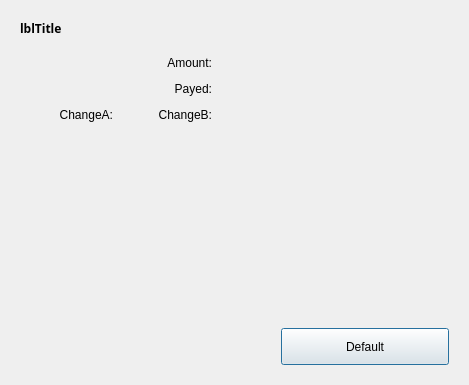
<?xml version="1.0" encoding="UTF-8"?>
<!-- edited with XMLSPY v5 rel. 4 U (http://www.xmlspy.com) by mfr (CS Systems D'information) -->
<ui version="4.0">
	<class>Dialog</class>
	<widget class="QDialog" name="Dialog">
		<property name="geometry">
			<rect>
				<x>0</x>
				<y>0</y>
				<width>469</width>
				<height>385</height>
			</rect>
		</property>
		<property name="windowTitle">
			<string>Dialog</string>
		</property>
		<property name="autoFillBackground">
			<bool>false</bool>
		</property>
		<layout class="QVBoxLayout" name="verticalLayout_2">
			<item>
				<widget class="QFrame" name="frContainer">
					<property name="frameShape">
						<enum>QFrame::NoFrame</enum>
					</property>
					<property name="frameShadow">
						<enum>QFrame::Raised</enum>
					</property>
					<layout class="QVBoxLayout" name="verticalLayout">
						<item>
							<layout class="QHBoxLayout" name="DialogTitle">
								<property name="bottomMargin">
									<number>5</number>
								</property>
								<item>
									<widget class="QLabel" name="lblTitle">
										<property name="sizePolicy">
											<sizepolicy hsizetype="Preferred" vsizetype="Preferred">
												<horstretch>0</horstretch>
												<verstretch>0</verstretch>
											</sizepolicy>
										</property>
										<property name="maximumSize">
											<size>
												<width>16777215</width>
												<height>45</height>
											</size>
										</property>
										<property name="font">
											<font>
												<family>Century Gothic</family>
												<weight>75</weight>
												<bold>true</bold>
											</font>
										</property>
										<property name="text">
											<string>lblTitle</string>
										</property>
										<property name="wordWrap">
											<bool>true</bool>
										</property>
									</widget>
								</item>
							</layout>
						</item>
						<item>
							<layout class="QHBoxLayout" name="horizontalLayout_2">
								<property name="topMargin">
									<number>5</number>
								</property>
								<item>
									<layout class="QGridLayout" name="gridLayout">
										<item row="0" column="0">
											<widget class="QLabel" name="lblAmountTitle">
												<property name="sizePolicy">
													<sizepolicy hsizetype="Expanding" vsizetype="Preferred">
														<horstretch>1</horstretch>
														<verstretch>0</verstretch>
													</sizepolicy>
												</property>
												<property name="text">
													<string>Amount:</string>
												</property>
												<property name="alignment">
													<set>Qt::AlignRight|Qt::AlignTrailing|Qt::AlignVCenter</set>
												</property>
												<property name="wordWrap">
													<bool>true</bool>
												</property>
											</widget>
										</item>
										<item row="0" column="1">
											<widget class="QFrame" name="txtAmountValue">
											<property name="sizePolicy">
												<sizepolicy hsizetype="Preferred" vsizetype="Preferred">
													<horstretch>1</horstretch>
													<verstretch>0</verstretch>
												</sizepolicy>
											</property>
											<property name="minimumSize">
												<size>
													<width>0</width>
													<height>20</height>
												</size>
											</property>
											<property name="frameShape">
												<enum>QFrame::NoFrame</enum>
											</property>
											<property name="frameShadow">
												<enum>QFrame::Raised</enum>
											</property>
										</widget>
										</item>
										<item row="1" column="0">
											<widget class="QLabel" name="lblPayedTitle">
												<property name="sizePolicy">
													<sizepolicy hsizetype="Preferred" vsizetype="Preferred">
														<horstretch>1</horstretch>
														<verstretch>0</verstretch>
													</sizepolicy>
												</property>
												<property name="text">
													<string>Payed:</string>
												</property>
												<property name="alignment">
													<set>Qt::AlignRight|Qt::AlignTrailing|Qt::AlignVCenter</set>
												</property>
												<property name="wordWrap">
													<bool>true</bool>
												</property>
											</widget>
										</item>
										<item row="1" column="1">
											<widget class="QFrame" name="txtPayedValue">
												<property name="sizePolicy">
													<sizepolicy hsizetype="Preferred" vsizetype="Preferred">
														<horstretch>1</horstretch>
														<verstretch>0</verstretch>
													</sizepolicy>
												</property>
												<property name="minimumSize">
													<size>
														<width>0</width>
														<height>20</height>
													</size>
												</property>
												<property name="frameShape">
													<enum>QFrame::NoFrame</enum>
												</property>
												<property name="frameShadow">
													<enum>QFrame::Raised</enum>
												</property>
											</widget>
										</item>
										<item row="2" column="0">
											<layout class="QHBoxLayout" name="horizontalLayout">
												<item>
													<widget class="QLabel" name="lblChangeTitleA">
														<property name="text">
															<string>ChangeA:</string>
														</property>
														<property name="alignment">
															<set>Qt::AlignRight|Qt::AlignTrailing|Qt::AlignVCenter</set>
														</property>
														<property name="wordWrap">
															<bool>true</bool>
														</property>
													</widget>
												</item>
												<item>
													<widget class="QLabel" name="lblChangeTitleB">
														<property name="text">
															<string>ChangeB:</string>
														</property>
														<property name="alignment">
															<set>Qt::AlignRight|Qt::AlignTrailing|Qt::AlignVCenter</set>
														</property>
														<property name="wordWrap">
															<bool>true</bool>
														</property>
													</widget>
												</item>
											</layout>
										</item>
										<item row="2" column="1">
											<widget class="QFrame" name="txtChangeValue">
												<property name="minimumSize">
													<size>
														<width>0</width>
														<height>20</height>
													</size>
												</property>
												<property name="frameShape">
													<enum>QFrame::NoFrame</enum>
												</property>
												<property name="frameShadow">
													<enum>QFrame::Raised</enum>
												</property>
											</widget>
										</item>
									</layout>
								</item>
								<item>
									<spacer name="ContentRightSpacer">
										<property name="orientation">
											<enum>Qt::Horizontal</enum>
										</property>
										<property name="sizeType">
											<enum>QSizePolicy::Fixed</enum>
										</property>
										<property name="sizeHint" stdset="0">
											<size>
												<width>40</width>
												<height>20</height>
											</size>
										</property>
									</spacer>
								</item>
							</layout>
						</item>
						<item>
							<spacer name="ContentBottomSpacer">
								<property name="orientation">
									<enum>Qt::Vertical</enum>
								</property>
								<property name="sizeHint" stdset="0">
									<size>
										<width>20</width>
										<height>43</height>
									</size>
								</property>
							</spacer>
						</item>
						<item>
							<layout class="QHBoxLayout" name="DialogButtons">
								<property name="topMargin">
									<number>5</number>
								</property>
								<item>
									<spacer name="ButtonAlignSpacer">
										<property name="orientation">
											<enum>Qt::Horizontal</enum>
										</property>
										<property name="sizeHint" stdset="0">
											<size>
												<width>40</width>
												<height>20</height>
											</size>
										</property>
									</spacer>
								</item>
								<item>
									<widget class="QPushButton" name="btnOK">
										<property name="enabled">
											<bool>true</bool>
										</property>
										<property name="minimumSize">
											<size>
												<width>168</width>
												<height>37</height>
											</size>
										</property>
										<property name="maximumSize">
											<size>
												<width>168</width>
												<height>37</height>
											</size>
										</property>
										<property name="text">
											<string>Default</string>
										</property>
										<property name="default">
											<bool>false</bool>
										</property>
									</widget>
								</item>
							</layout>
						</item>
					</layout>
				</widget>
			</item>
		</layout>
	</widget>
	<resources/>
	<connections/>
</ui>
